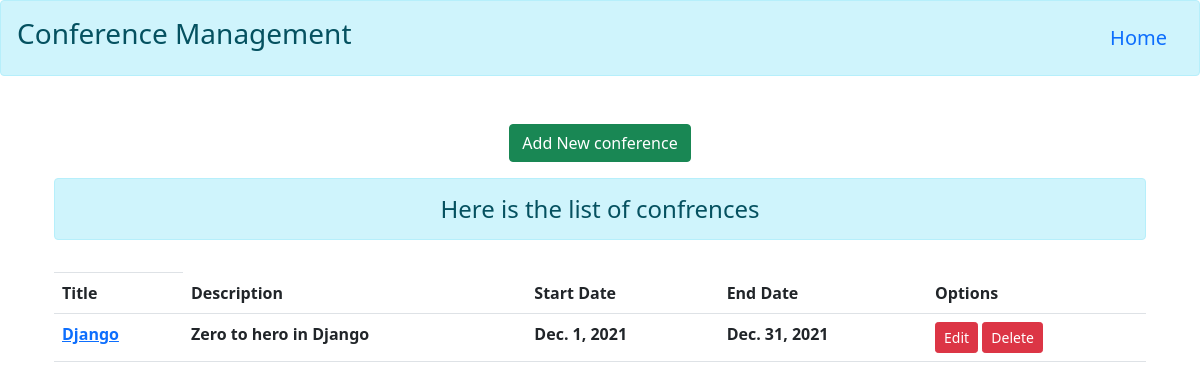
Before: / with the older database file.
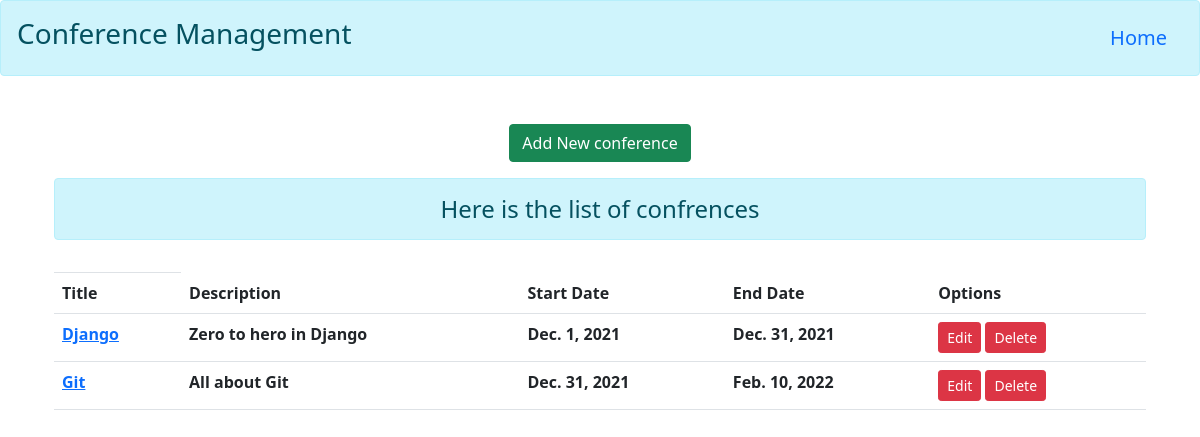
After: the same page with the newer database file.
### myapp/models.py (models this page shows)
class ConferenceModel(models.Model):
    conference_title = models.TextField(null=False,primary_key=True)
    conference_description = models.CharField(max_length=1000,null=False)
    conference_start_date = models.DateField(null=False)
    conference_end_date = models.DateField(null=False)

### myapp/views.py (the view)
# urls.py: path('',views.conferenceView,name='conference'),
def conferenceView(request):
    if request.method == 'POST':
        conferenceform = ConferenceForm(request.POST)
        if conferenceform.is_valid():
            conferenceform.save()
            conferenceform = ConferenceForm()
    else:
        conferenceform = ConferenceForm()
    conference = ConferenceModel.objects.all()
    return render(request,'myapp/conference.html',{'conference':conference,'conferenceform':conferenceform})

### myapp/forms.py
class ConferenceForm(forms.ModelForm):
    class Meta:
        model = ConferenceModel
        fields = ['conference_title','conference_description','conference_start_date','conference_end_date']
        widgets = {
            'conference_title' : forms.TextInput(attrs={'class':'form-control '}),
            'conference_description' : forms.TextInput(attrs={'class':'form-control'}),
            'conference_start_date' : forms.TextInput(attrs={'class':'form-control','placeholder':'YYYY-MM-DD'}),
            'conference_end_date' : forms.TextInput(attrs={'class':'form-control','placeholder':'YYYY-MM-DD'})
        }

### myapp/templates/myapp/conference.html (shortened to what this page needs)
{% extends 'myapp/base.html' %}
{% block content %}
<div class="text-center">
    <button class="btn btn-success col" type="button" data-bs-toggle="offcanvas" data-bs-target="#offcanvasRight" aria-controls="offcanvasRight">Add New conference</button>
</div>
<div class="container mt-3">
    <h4 class="alert alert-info text-center">
        Here is the list of confrences
    </h4>
    <table class="table table-hover">
        <th class="thead-dark">
            <tr>
                <th scope="col">Title</th>
                <th scope="col">Description</th>
                <th scope="col">Start Date</th>
                <th scope="col">End Date</th>
                <th scope="col">Options</th>
            </tr>
        </th>
            {% for conferences in conference %}
            <tr>
                <th scope="col"><a href="{% url 'talks' conferences.conference_title %}">{{conferences.conference_title}}</a></th>
                <th scope="col">{{conferences.conference_description}}</th>
                <th scope="col">{{conferences.conference_start_date}}</th>
                <th scope="col">{{conferences.conference_end_date}}</th>
                <td>
                    <a href="{% url 'conferenceedit' conferences.conference_title %}" class="btn btn-danger btn-sm">Edit</a>
                    <form action="{% url 'conferencedelete' conferences.conference_title %}" method="POST" class="d-inline">
                        <input type="submit" value="Delete" class="btn btn-danger btn-sm">
                    </form>
                </td>
            </tr>
            {% endfor %}
    </table>
</div>
{% endblock content %}

Changed rows visible on the page:
added ConferenceModel: conference_title "Git", conference_description "All about Git", conference_start_date "Dec. 31, 2021", conference_end_date "Feb. 10, 2022"
